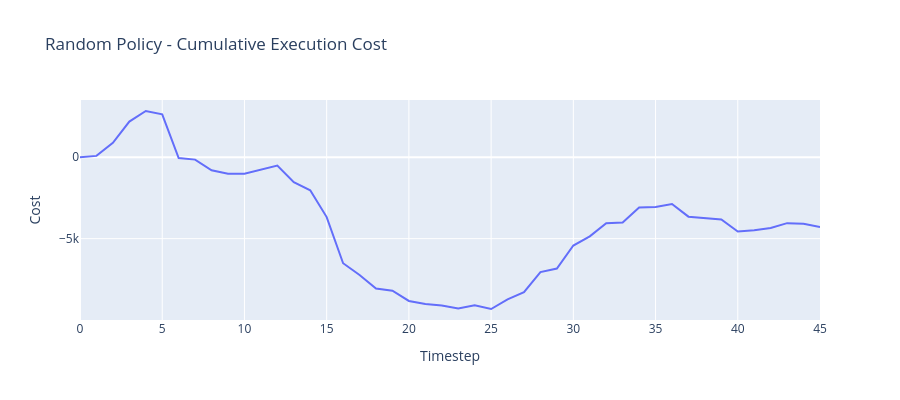

The notebook cell this image was saved under:
### Code cell
fig = go.Figure()

fig.add_trace(go.Scatter(
    x=history_random["t"],
    y=history_random["cumulative_cost"],
    mode="lines",
    name="Cumulative Cost"
))

fig.update_layout(
    title="Random Policy - Cumulative Execution Cost",
    xaxis_title="Timestep",
    yaxis_title="Cost",
    height=400,
    width=900
)

fig.show()

### Figure 1 — Plotly figure (JSON) as saved in the notebook; plotly's stock layout.template omitted (floating-point values rounded to 4 significant figures)
{"data": [{"mode": "lines", "name": "Cumulative Cost", "type": "scatter", "x": [0, 1, 2, 3, 4, 5, 6, 7, 8, 9, 10, 11, 12, 13, 14, 15, 16, 17, 18, 19, 20, 21, 22, 23, 24, 25, 26, 27, 28, 29, 30, 31, 32, 33, 34, 35, 36, 37, 38, 39, 40, 41, 42, 43, 44, 45], "y": [0.3833, 77.63, 883.2, 2181.0, 2830.0, 2629.0, -55.42, -151.2, -804.2, -1024.0, -1014.0, -779.2, -520.9, -1540.0, -2034.0, -3677.0, -6508.0, -7231.0, -8056.0, -8195.0, -8822.0, -9012.0, -9104.0, -9291.0, -9088.0, -9316.0, -8723.0, -8282.0, -7052.0, -6831.0, -5423.0, -4862.0, -4050.0, -4005.0, -3091.0, -3062.0, -2875.0, -3651.0, -3750.0, -3828.0, -4567.0, -4486.0, -4349.0, -4049.0, -4085.0, -4294.0]}], "layout": {"height": 400, "title": {"text": "Random Policy - Cumulative Execution Cost"}, "width": 900, "xaxis": {"title": {"text": "Timestep"}}, "yaxis": {"title": {"text": "Cost"}}}}
